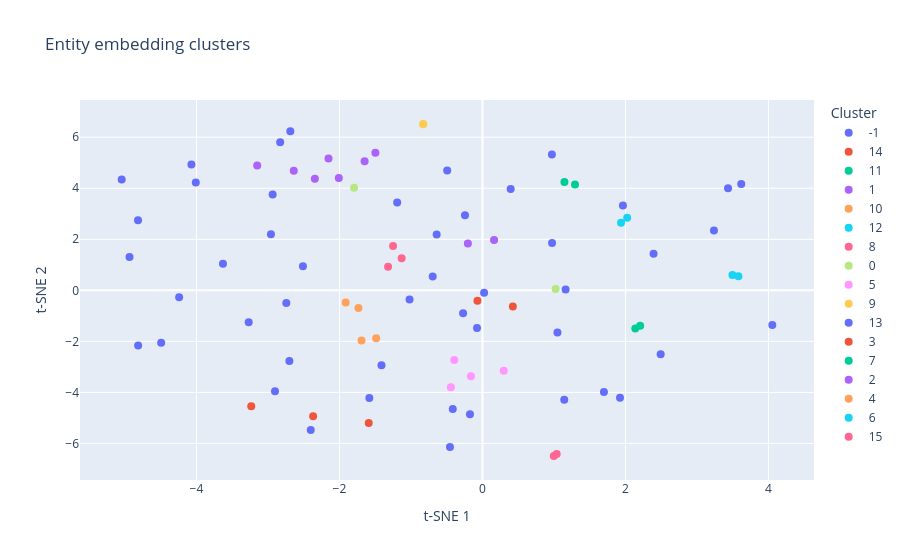

Source (notebook cell):
### Markdown cell above
#### Entities

### Code cell
unique_entities = list(set(pd.concat([triplets["subject"], triplets["object"]]).dropna()))
embed_model_entities = EMBEDD_MODEL_1

cluster_model_entities = OPTICS(
    min_samples=2,
    min_cluster_size=2,
    metric="cosine",
    cluster_method="xi",
    xi=0.03,
)

outlier_prompt_entity = DECIDE_OUTLIER_FATE_ENTITY
replace_prompt_entity = FIND_BETTER_ENTITY_NAME
N_entities = 2


validate_terms(
    mapping_path="data/entities_mapping.json",
    data=unique_entities,
    outlier_prompt=outlier_prompt_entity
)

entities_mapping, valid_data_entities, encoded_entities, cluster_labels_entities = create_data_mapping(
    mapping_path="data/entities_mapping.json",
    embed_model=embed_model_entities,
    cluster_model=cluster_model_entities,
    replace_prompt=replace_prompt_entity,
    N=N_entities,
)

viz_clusters(valid_data_entities, encoded_entities, cluster_labels_entities)

### Figure 1 — Plotly figure (JSON) as saved in the notebook; plotly's stock layout.template omitted (floating-point values rounded to 4 significant figures)
{"data": [{"customdata": [["-1"], ["-1"], ["-1"], ["-1"], ["-1"], ["-1"], ["-1"], ["-1"], ["-1"], ["-1"], ["-1"], ["-1"], ["-1"], ["-1"], ["-1"], ["-1"], ["-1"], ["-1"], ["-1"], ["-1"], ["-1"], ["-1"], ["-1"], ["-1"], ["-1"], ["-1"], ["-1"], ["-1"], ["-1"], ["-1"], ["-1"], ["-1"], ["-1"], ["-1"], ["-1"], ["-1"], ["-1"], ["-1"], ["-1"], ["-1"], ["-1"], ["-1"], ["-1"], ["-1"], ["-1"], ["-1"]], "hovertemplate": "<b>%{hovertext}</b><br><br>cluster=%{customdata[0]}<extra></extra>", "hovertext": ["friendship forged at khalkhin gol", "citizens to express themselves and communicate positions", "polish economy", "eighteenth russia-eu summit", "security measures at nuclear facilities", "economic bubble risk", "civic society", "military/political control near borders", "tax base in far east region", "egypt", "dmitry medvedevs government", "shipbuilding developments in russia", "certain political forces in eastern europe", "creation of the state of israel", "governor of lipetsk region", "project operator", "senior citizens", "hungarian population", "social oversight of state procurement orders", "on global economic growth, job creation, advanced technology adoption, social sector financing, high-value production", "halonen tarja’s work with their country", "donbass militia’s defensive stance", "muslim world", "problem programmes in the countries concerned", "draft law on free allocation of land plots to people in the far east", "legislative work", "world affairs", "elections to regional legislative assemblies", "jawaharlal nehru university", "world trade organisation requirements", "mr  kerry", "independence and objectivity of courts", "strategic arms reductions treaty discussions", "its traditional allies", "modernization of russian education", "international community’s suggestions for iran", "countries to avoid upheaval", "asia-pacific region and europe freight flows", "countries with a larger drug market than russia", "deauville g8 summit’s declaration", "problems of nuclear plants cannot be tackled separately from those of the whole fuel and energy complex", "foreign leaders", "executive orders and additional budget allocations", "konstantin bogdanov", "un security council resolution 1718", "bilateral contacts"], "legendgroup": "-1", "marker": {"color": "#636efa", "size": 8, "symbol": "circle"}, "mode": "markers", "name": "-1", "orientation": "v", "showlegend": true, "type": "scatter", "x": [-4.818, 1.699, 0.3949, -2.934, -4.494, -0.2443, 1.144, -2.743, -3.629, 1.965, -4.01, -2.687, -0.4932, -4.243, -4.937, -0.4543, 1.924, 0.9715, -1.582, -0.6405, -2.959, 2.493, 2.393, -0.6957, -3.27, -0.1745, -0.2707, -0.415, 3.238, -1.019, -5.046, -2.902, 1.049, 1.163, -2.829, 0.02306, 0.9735, -2.511, -1.193, -2.701, -4.816, -0.0758, -2.402, -4.071, -1.412, 4.054], "xaxis": "x", "y": [2.745, -3.982, 3.966, 3.755, -2.053, 2.947, -4.288, -0.4942, 1.042, 3.32, 4.225, 6.236, 4.694, -0.2672, 1.31, -6.144, -4.212, 5.325, -4.215, 2.185, 2.195, -2.506, 1.436, 0.5444, -1.254, -4.853, -0.8993, -4.653, 2.348, -0.357, 4.339, -3.951, -1.652, 0.0361, 5.804, -0.09275, 1.852, 0.9405, 3.442, -2.772, -2.161, -1.479, -5.472, 4.928, -2.939, -1.354], "yaxis": "y"}, {"customdata": [["14"], ["14"], ["14"]], "hovertemplate": "<b>%{hovertext}</b><br><br>cluster=%{customdata[0]}<extra></extra>", "hovertext": ["agreement on five principles", "coalition problem", "joint decisions"], "legendgroup": "14", "marker": {"color": "#EF553B", "size": 8, "symbol": "circle"}, "mode": "markers", "name": "14", "orientation": "v", "showlegend": true, "type": "scatter", "x": [-3.234, -1.591, -2.368], "xaxis": "x", "y": [-4.544, -5.195, -4.935], "yaxis": "y"}, {"customdata": [["11"], ["11"]], "hovertemplate": "<b>%{hovertext}</b><br><br>cluster=%{customdata[0]}<extra></extra>", "hovertext": ["american-european missile defence venture", "politicians interested in missile defense deals"], "legendgroup": "11", "marker": {"color": "#00cc96", "size": 8, "symbol": "circle"}, "mode": "markers", "name": "11", "orientation": "v", "showlegend": true, "type": "scatter", "x": [2.206, 2.138], "xaxis": "x", "y": [-1.39, -1.498], "yaxis": "y"}, {"customdata": [["1"], ["1"], ["1"], ["1"], ["1"], ["1"], ["1"]], "hovertemplate": "<b>%{hovertext}</b><br><br>cluster=%{customdata[0]}<extra></extra>", "hovertext": ["on behalf of russian nation", "sanctions_against_russia", "president of russia vladimir putins former prime minister", "russian-ukrainian disputes", "russia’s attitude towards bulgaria", "close political and economic ties with russia", "some regions of the russian federation"], "legendgroup": "1", "marker": {"color": "#ab63fa", "size": 8, "symbol": "circle"}, "mode": "markers", "name": "1", "orientation": "v", "showlegend": true, "type": "scatter", "x": [-2.639, -2.153, -3.151, -1.497, -1.648, -2.009, -2.344], "xaxis": "x", "y": [4.687, 5.168, 4.893, 5.394, 5.061, 4.404, 4.368], "yaxis": "y"}, {"customdata": [["10"], ["10"]], "hovertemplate": "<b>%{hovertext}</b><br><br>cluster=%{customdata[0]}<extra></extra>", "hovertext": ["international law and united nations charter", "united nations unconditional primary role"], "legendgroup": "10", "marker": {"color": "#FFA15A", "size": 8, "symbol": "circle"}, "mode": "markers", "name": "10", "orientation": "v", "showlegend": true, "type": "scatter", "x": [-1.691, -1.486], "xaxis": "x", "y": [-1.967, -1.876], "yaxis": "y"}, {"customdata": [["12"], ["12"]], "hovertemplate": "<b>%{hovertext}</b><br><br>cluster=%{customdata[0]}<extra></extra>", "hovertext": ["ideological heritage", "ideological concepts"], "legendgroup": "12", "marker": {"color": "#19d3f3", "size": 8, "symbol": "circle"}, "mode": "markers", "name": "12", "orientation": "v", "showlegend": true, "type": "scatter", "x": [3.497, 3.581], "xaxis": "x", "y": [0.6014, 0.5503], "yaxis": "y"}, {"customdata": [["8"], ["8"], ["8"]], "hovertemplate": "<b>%{hovertext}</b><br><br>cluster=%{customdata[0]}<extra></extra>", "hovertext": ["demographic policy objectives", "\"integration for development, innovation in the interest of prosperity\"", "economic development objectives"], "legendgroup": "8", "marker": {"color": "#FF6692", "size": 8, "symbol": "circle"}, "mode": "markers", "name": "8", "orientation": "v", "showlegend": true, "type": "scatter", "x": [-1.32, -1.251, -1.13], "xaxis": "x", "y": [0.9209, 1.732, 1.256], "yaxis": "y"}, {"customdata": [["0"], ["0"]], "hovertemplate": "<b>%{hovertext}</b><br><br>cluster=%{customdata[0]}<extra></extra>", "hovertext": ["partners abroad", "russians abroad/compatriots in other countries"], "legendgroup": "0", "marker": {"color": "#B6E880", "size": 8, "symbol": "circle"}, "mode": "markers", "name": "0", "orientation": "v", "showlegend": true, "type": "scatter", "x": [1.024, -1.795], "xaxis": "x", "y": [0.04974, 4.02], "yaxis": "y"}, {"customdata": [["5"], ["5"], ["5"], ["5"]], "hovertemplate": "<b>%{hovertext}</b><br><br>cluster=%{customdata[0]}<extra></extra>", "hovertext": ["delegation from the west", "intergovernmental commission", "heads of security and law enforcement agencies", "council of the heads of state"], "legendgroup": "5", "marker": {"color": "#FF97FF", "size": 8, "symbol": "circle"}, "mode": "markers", "name": "5", "orientation": "v", "showlegend": true, "type": "scatter", "x": [-0.395, -0.4417, 0.2982, -0.1613], "xaxis": "x", "y": [-2.728, -3.8, -3.15, -3.371], "yaxis": "y"}, {"customdata": [["9"], ["9"]], "hovertemplate": "<b>%{hovertext}</b><br><br>cluster=%{customdata[0]}<extra></extra>", "hovertext": ["russian-speaking population in chechnya", "fighting for the independence of chechnya"], "legendgroup": "9", "marker": {"color": "#FECB52", "size": 8, "symbol": "circle"}, "mode": "markers", "name": "9", "orientation": "v", "showlegend": true, "type": "scatter", "x": [-0.8272, -0.8305], "xaxis": "x", "y": [6.504, 6.518], "yaxis": "y"}, {"customdata": [["13"], ["13"]], "hovertemplate": "<b>%{hovertext}</b><br><br>cluster=%{customdata[0]}<extra></extra>", "hovertext": ["the holocaust and nazi crimes", "prisons"], "legendgroup": "13", "marker": {"color": "#636efa", "size": 8, "symbol": "circle"}, "mode": "markers", "name": "13", "orientation": "v", "showlegend": true, "type": "scatter", "x": [3.62, 3.435], "xaxis": "x", "y": [4.166, 3.999], "yaxis": "y"}, {"customdata": [["3"], ["3"]], "hovertemplate": "<b>%{hovertext}</b><br><br>cluster=%{customdata[0]}<extra></extra>", "hovertext": ["key international interaction issues", "strengthening strategic stability and broader international cooperation"], "legendgroup": "3", "marker": {"color": "#EF553B", "size": 8, "symbol": "circle"}, "mode": "markers", "name": "3", "orientation": "v", "showlegend": true, "type": "scatter", "x": [-0.06993, 0.4253], "xaxis": "x", "y": [-0.4113, -0.6339], "yaxis": "y"}, {"customdata": [["7"], ["7"]], "hovertemplate": "<b>%{hovertext}</b><br><br>cluster=%{customdata[0]}<extra></extra>", "hovertext": ["south of europe", "slovenia"], "legendgroup": "7", "marker": {"color": "#00cc96", "size": 8, "symbol": "circle"}, "mode": "markers", "name": "7", "orientation": "v", "showlegend": true, "type": "scatter", "x": [1.295, 1.147], "xaxis": "x", "y": [4.151, 4.248], "yaxis": "y"}, {"customdata": [["2"], ["2"]], "hovertemplate": "<b>%{hovertext}</b><br><br>cluster=%{customdata[0]}<extra></extra>", "hovertext": ["rich and poor countries", "unified economic space of four countries"], "legendgroup": "2", "marker": {"color": "#ab63fa", "size": 8, "symbol": "circle"}, "mode": "markers", "name": "2", "orientation": "v", "showlegend": true, "type": "scatter", "x": [0.1624, -0.2037], "xaxis": "x", "y": [1.971, 1.838], "yaxis": "y"}, {"customdata": [["4"], ["4"]], "hovertemplate": "<b>%{hovertext}</b><br><br>cluster=%{customdata[0]}<extra></extra>", "hovertext": ["international system of security", "country’s security and normal development"], "legendgroup": "4", "marker": {"color": "#FFA15A", "size": 8, "symbol": "circle"}, "mode": "markers", "name": "4", "orientation": "v", "showlegend": true, "type": "scatter", "x": [-1.735, -1.913], "xaxis": "x", "y": [-0.6908, -0.4798], "yaxis": "y"}, {"customdata": [["6"], ["6"]], "hovertemplate": "<b>%{hovertext}</b><br><br>cluster=%{customdata[0]}<extra></extra>", "hovertext": ["any country in the world", "us, canada"], "legendgroup": "6", "marker": {"color": "#19d3f3", "size": 8, "symbol": "circle"}, "mode": "markers", "name": "6", "orientation": "v", "showlegend": true, "type": "scatter", "x": [1.939, 2.025], "xaxis": "x", "y": [2.648, 2.845], "yaxis": "y"}, {"customdata": [["15"], ["15"]], "hovertemplate": "<b>%{hovertext}</b><br><br>cluster=%{customdata[0]}<extra></extra>", "hovertext": ["schedule of activities", "party activity"], "legendgroup": "15", "marker": {"color": "#FF6692", "size": 8, "symbol": "circle"}, "mode": "markers", "name": "15", "orientation": "v", "showlegend": true, "type": "scatter", "x": [0.998, 1.038], "xaxis": "x", "y": [-6.493, -6.414], "yaxis": "y"}], "layout": {"legend": {"title": {"text": "Cluster"}, "tracegroupgap": 0}, "title": {"text": "Entity embedding clusters"}, "xaxis": {"anchor": "y", "domain": [0, 1], "title": {"text": "t-SNE 1"}}, "yaxis": {"anchor": "x", "domain": [0, 1], "title": {"text": "t-SNE 2"}}}}
